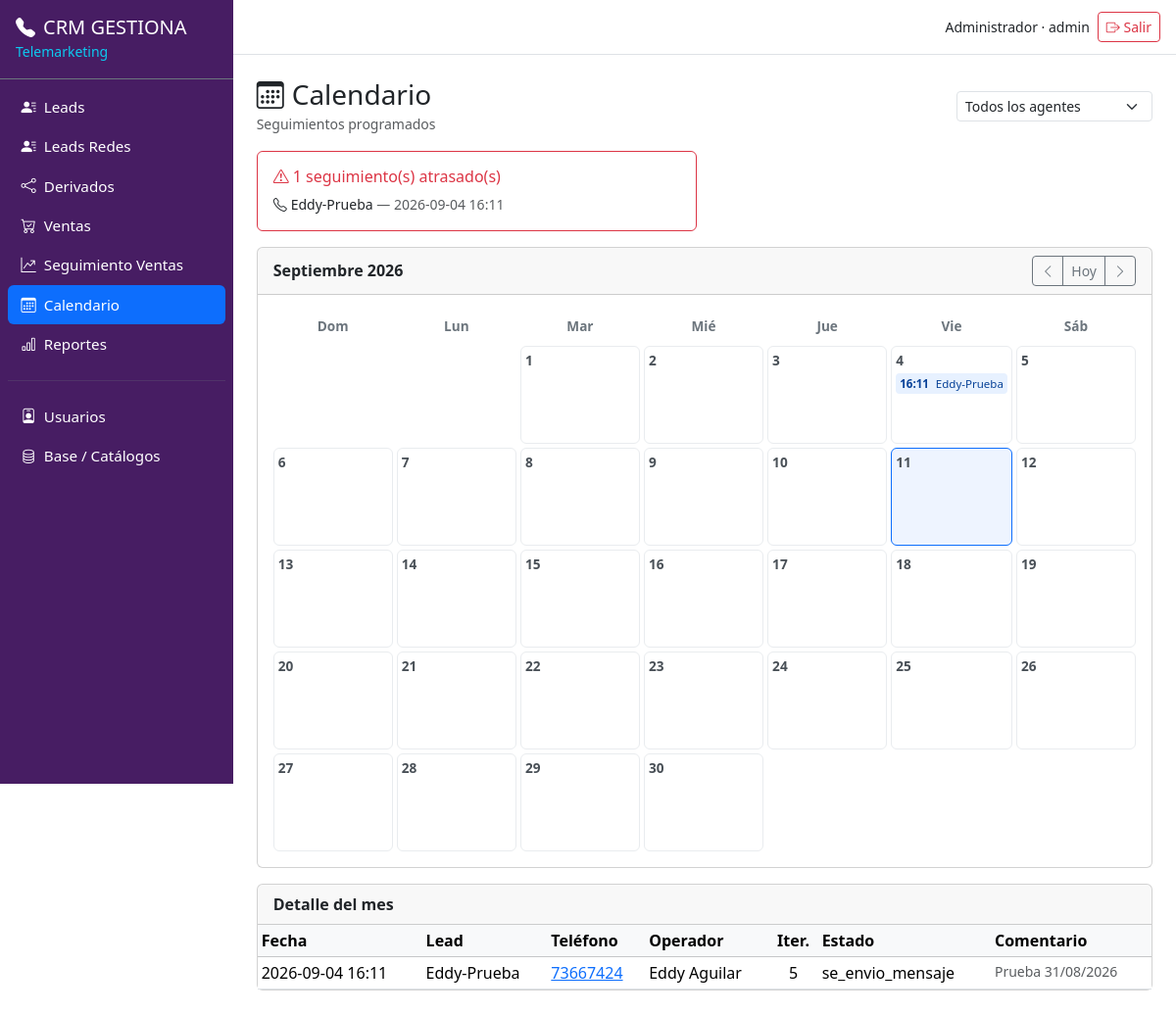
Page /calendario (signed in) on the committed database.
### tables this page shows
CREATE TABLE `profiles` (
  `id` char(36) NOT NULL,
  `user_id` char(36) NOT NULL,
  `nombre` varchar(190) NOT NULL,
  `email` varchar(190) DEFAULT NULL,
  `activo` tinyint(1) NOT NULL DEFAULT '0',
  `created_at` datetime NOT NULL DEFAULT CURRENT_TIMESTAMP,
  `updated_at` datetime NOT NULL DEFAULT CURRENT_TIMESTAMP ON UPDATE CURRENT_TIMESTAMP,
  PRIMARY KEY (`id`),
  UNIQUE KEY `user_id` (`user_id`),
  CONSTRAINT `fk_profile_user` FOREIGN KEY (`user_id`) REFERENCES `users` (`id`) ON DELETE CASCADE
);

CREATE TABLE `seguimientos` (
  `id` char(36) NOT NULL,
  `lead_id` char(36) NOT NULL,
  `iteracion` tinyint NOT NULL,
  `estado` enum('contesto','apagado','colgo','ocupado','no_contesta','no_le_interesa','se_envio_mensaje') NOT NULL,
  `comentario` text,
  `fecha_proximo_contacto` datetime DEFAULT NULL,
  `google_event_id` varchar(120) DEFAULT NULL,
  `created_at` datetime NOT NULL DEFAULT CURRENT_TIMESTAMP,
  PRIMARY KEY (`id`),
  UNIQUE KEY `uq_lead_iter` (`lead_id`,`iteracion`),
  CONSTRAINT `fk_seg_lead` FOREIGN KEY (`lead_id`) REFERENCES `leads` (`id`) ON DELETE CASCADE,
  CONSTRAINT `chk_iter` CHECK ((`iteracion` between 1 and 7))
);

CREATE TABLE `leads` (
  `id` char(36) NOT NULL,
  `nombre` varchar(190) NOT NULL,
  `telefono` varchar(50) DEFAULT NULL,
  `email` varchar(190) DEFAULT NULL,
  `pais` varchar(150) DEFAULT NULL,
  `ciudad` varchar(150) DEFAULT NULL,
  `pais_id` int DEFAULT NULL,
  `empresa_id` char(36) DEFAULT NULL,
  `proyecto_id` char(36) DEFAULT NULL,
  `campana_id` char(36) DEFAULT NULL,
  `canal_id` char(36) DEFAULT NULL,
  `mql_id` char(36) DEFAULT NULL,
  `temperatura` enum('frio','tibio','caliente') NOT NULL DEFAULT 'frio',
  `tipo_pago` varchar(50) DEFAULT NULL,
  `comentario` text,
  `operador_id` char(36) DEFAULT NULL,
  `vendedor_id` char(36) DEFAULT NULL,
  `vendedor_tabla_id` int DEFAULT NULL,
  `agente_id` char(36) DEFAULT NULL,
  `derivado_ventas` tinyint(1) NOT NULL DEFAULT '0',
  `fecha_derivado_ventas` datetime DEFAULT NULL,
  `ejecutivo_ventas` varchar(190) DEFAULT NULL,
  `fecha_lead` date NOT NULL DEFAULT (curdate()),
  `created_at` datetime NOT NULL DEFAULT CURRENT_TIMESTAMP,
  `updated_at` datetime NOT NULL DEFAULT CURRENT_TIMESTAMP ON UPDATE CURRENT_TIMESTAMP,
  PRIMARY KEY (`id`),
  KEY `idx_leads_telefono` (`telefono`),
  KEY `idx_leads_operador` (`operador_id`),
  KEY `idx_leads_fecha_lead` (`fecha_lead`),
  KEY `idx_leads_derivado` (`derivado_ventas`,`fecha_derivado_ventas`),
  KEY `fk_lead_empresa` (`empresa_id`),
  KEY `fk_lead_proyecto` (`proyecto_id`),
  KEY `fk_lead_campana` (`campana_id`),
  KEY `fk_lead_canal` (`canal_id`),
  KEY `fk_lead_mql` (`mql_id`),
  KEY `fk_lead_vendedor` (`vendedor_id`),
  KEY `fk_lead_vendtabla` (`vendedor_tabla_id`),
  KEY `fk_lead_agente` (`agente_id`),
  KEY `fk_lead_pais` (`pais_id`),
  CONSTRAINT `fk_lead_agente` FOREIGN KEY (`agente_id`) REFERENCES `agentes` (`id`) ON DELETE SET NULL,
  CONSTRAINT `fk_lead_campana` FOREIGN KEY (`campana_id`) REFERENCES `campanas` (`id`) ON DELETE SET NULL,
  CONSTRAINT `fk_lead_canal` FOREIGN KEY (`canal_id`) REFERENCES `canales` (`id`) ON DELETE SET NULL,
  CONSTRAINT `fk_lead_empresa` FOREIGN KEY (`empresa_id`) REFERENCES `empresas` (`id`) ON DELETE SET NULL,
  CONSTRAINT `fk_lead_mql` FOREIGN KEY (`mql_id`) REFERENCES `mql_status` (`id`) ON DELETE SET NULL,
  CONSTRAINT `fk_lead_operador` FOREIGN KEY (`operador_id`) REFERENCES `profiles` (`id`) ON DELETE SET NULL,
  CONSTRAINT `fk_lead_pais` FOREIGN KEY (`pais_id`) REFERENCES `paises` (`id`) ON DELETE SET NULL,
  CONSTRAINT `fk_lead_proyecto` FOREIGN KEY (`proyecto_id`) REFERENCES `proyectos` (`id`) ON DELETE SET NULL,
  CONSTRAINT `fk_lead_vendedor` FOREIGN KEY (`vendedor_id`) REFERENCES `profiles` (`id`) ON DELETE SET NULL,
  CONSTRAINT `fk_lead_vendtabla` FOREIGN KEY (`vendedor_tabla_id`) REFERENCES `vendedor` (`id`) ON DELETE SET NULL
);

### public/index.php (called while the page is built, shortened)
<?php
require ROOT_PATH . '/app/core/Helpers.php';
require ROOT_PATH . '/app/core/Database.php';
require ROOT_PATH . '/app/core/Auth.php';
require ROOT_PATH . '/app/core/Controller.php';
require ROOT_PATH . '/app/core/Router.php';
spl_autoload_register(function (string $class): void {
    foreach (['controllers', 'models', 'middleware'] as $dir) {
        $file = ROOT_PATH . "/app/{$dir}/{$class}.php";
        if (is_file($file)) { require $file; return; }
    }
});
$router = new Router();
try {
    $router->dispatch();
} catch (Throwable $e) {
    http_response_code(500);
    if (DEBUG) {
        echo '<pre style="padding:20px;font-family:monospace">'
           . htmlspecialchars($e->getMessage() . "\n\n" . $e->getTraceAsString()) . '</pre>';
    } else {
        echo '<h1>Error interno del servidor</h1>';
    }
}

### app/core/Auth.php (called while the page is built, shortened)
<?php
final class Auth
{
    public static function check(): bool          { return isset($_SESSION['user']); }
    public static function user(): ?array         { return $_SESSION['user'] ?? null; }
    public static function role(): ?string        { return $_SESSION['user']['role'] ?? null; }
}

### app/controllers/CalendarioController.php (called while the page is built, shortened)
<?php
final class CalendarioController extends Controller
{
    public function index(): void
    {
        $role = Auth::role();
        $isAdminSup = in_array($role, ['admin', 'supervisor'], true);
        $monthParam = $_GET['month'] ?? date('Y-m');
        $first = DateTime::createFromFormat('Y-m-d', $monthParam . '-01');
        $start = $first->format('Y-m-d 00:00:00');
        $end   = (clone $first)->modify('last day of this month')->format('Y-m-d 23:59:59');
        $agenteFilter = $_GET['agente'] ?? 'all';
        $agentes = [];
        if ($isAdminSup) {
            $stmt = Database::pdo()->query("SELECT id, nombre FROM profiles ORDER BY nombre");
            $agentes = $stmt->fetchAll();
        }
        $sql = "SELECT s.id, s.lead_id, s.iteracion, s.estado, s.comentario,
                       s.fecha_proximo_contacto,
                       l.nombre AS lead_nombre, l.telefono AS lead_telefono,
                       l.operador_id, po.nombre AS operador_nombre
                FROM seguimientos s
                INNER JOIN leads l ON l.id = s.lead_id
                LEFT JOIN profiles po ON po.id = l.operador_id
                WHERE s.fecha_proximo_contacto IS NOT NULL
                  AND s.fecha_proximo_contacto BETWEEN ? AND ?";
        $params = [$start, $end];
        $sql .= " ORDER BY s.fecha_proximo_contacto ASC";
        $stmt = Database::pdo()->prepare($sql);
        $stmt->execute($params);
        $rows = $stmt->fetchAll();
        $today = date('Y-m-d');
        $byDate = [];
        $todayTasks = [];
        $overdueTasks = [];
        foreach ($rows as $r) {
            $d = substr($r['fecha_proximo_contacto'], 0, 10);
            $byDate[$d][] = $r;
            if ($d === $today) $todayTasks[] = $r;
            elseif ($d < $today) $overdueTasks[] = $r;
        }
        $this->view('calendario/index', [
            'monthParam'    => $monthParam,
            'first'         => $first,
            'byDate'        => $byDate,
            'todayTasks'    => $todayTasks,
            'overdueTasks'  => $overdueTasks,
            'agentes'       => $agentes,
            'agenteFilter'  => $agenteFilter,
            'isAdminSup'    => $isAdminSup,
        ]);
    }
}

### app/config/database.php (called while the page is built)
<?php
return [
    'host'     => '127.0.0.1',
    'port'     => 3306,
    'database' => 'crm_callcenter',
    'username' => 'crm_user',
    'password' => '1234',
    'charset'  => 'utf8mb4',
];

### app/core/Database.php (called while the page is built, shortened)
<?php
final class Database
{
    private static ?PDO $pdo = null;
    public static function pdo(): PDO
    {
        if (self::$pdo === null) {
            $cfg = require ROOT_PATH . '/app/config/database.php';
            $dsn = sprintf(
                'mysql:host=%s;port=%d;dbname=%s;charset=%s',
                $cfg['host'], $cfg['port'], $cfg['database'], $cfg['charset']
            );
            self::$pdo = new PDO($dsn, $cfg['username'], $cfg['password'], [
                PDO::ATTR_ERRMODE            => PDO::ERRMODE_EXCEPTION,
                PDO::ATTR_DEFAULT_FETCH_MODE => PDO::FETCH_ASSOC,
                PDO::ATTR_EMULATE_PREPARES   => false,
            ]);
        }
        return self::$pdo;
    }
}

### app/core/Controller.php (called while the page is built, shortened)
<?php
abstract class Controller
{
    protected function view(string $view, array $data = [], string $layout = 'layout/main'): void
    {
        extract($data, EXTR_SKIP);
        $__view = ROOT_PATH . '/app/views/' . $view . '.php';
        $__layout = ROOT_PATH . '/app/views/' . $layout . '.php';
        require $__view;
        require $__layout;
    }
}

### app/core/Helpers.php (called while the page is built, shortened)
<?php
final class Helpers
{
    public static function url(string $path = ''): string
    {
        return rtrim(BASE_URL, '/') . '/' . ltrim($path, '/');
    }
    public static function e($v): string
    {
        return htmlspecialchars((string)($v ?? ''), ENT_QUOTES | ENT_SUBSTITUTE, 'UTF-8');
    }
    public static function flash(string $key, ?string $value = null): ?string
    {
        $v = $_SESSION['_flash'][$key] ?? null;
        return $v;
    }
}

### app/views/calendario/index.php (the view, shortened to what this page needs)
<?php
$mesesEs = [1=>'Enero','Febrero','Marzo','Abril','Mayo','Junio','Julio','Agosto','Septiembre','Octubre','Noviembre','Diciembre'];
$diasEs  = ['Dom','Lun','Mar','Mié','Jue','Vie','Sáb'];
$year  = (int)$first->format('Y');
$month = (int)$first->format('n');
$daysInMonth = (int)$first->format('t');
$firstDow    = (int)$first->format('w');
$prev = (clone $first)->modify('-1 month')->format('Y-m');
$next = (clone $first)->modify('+1 month')->format('Y-m');
$curr = date('Y-m');
$today = date('Y-m-d');
$qs = function(array $extra) use ($agenteFilter) {
    $base = ['agente' => $agenteFilter];
    return http_build_query(array_merge($base, $extra));
};
?>
<div class="d-flex flex-wrap align-items-center justify-content-between gap-2 mb-3">
  <div>
    <h3 class="mb-0"><i class="bi bi-calendar3 me-2"></i>Calendario</h3>
    <small class="text-muted">Seguimientos programados</small>
  </div>
  <?php if ($isAdminSup): ?>
    <form method="get" class="d-flex gap-2">
      <select name="agente" class="form-select form-select-sm" onchange="this.form.submit()">
        <option value="all" <?= $agenteFilter==='all'?'selected':'' ?>>Todos los agentes</option>
      </select>
    </form>
  <?php endif; ?>
</div>
<div class="row g-3 mb-3">
  <?php if (!empty($overdueTasks)): ?>
    <div class="col-md-6">
      <div class="card border-danger">
        <div class="card-body">
          <h6 class="card-title text-danger mb-2">
            <i class="bi bi-exclamation-triangle me-1"></i><?= count($overdueTasks) ?> seguimiento(s) atrasado(s)
          </h6>
          <ul class="list-unstyled mb-0 small">
            <?php foreach (array_slice($overdueTasks, 0, 5) as $t): ?>
              <li><i class="bi bi-telephone me-1"></i><?= Helpers::e($t['lead_nombre']) ?>
                <span class="text-muted">— <?= Helpers::e(substr($t['fecha_proximo_contacto'], 0, 16)) ?></span>
              </li>
            <?php endforeach; ?>
          </ul>
        </div>
      </div>
    </div>
  <?php endif; ?>
</div>
<div class="card">
  <div class="card-header d-flex align-items-center justify-content-between">
    <strong><?= $mesesEs[$month] ?> <?= $year ?></strong>
    <div class="btn-group btn-group-sm">
      <a class="btn btn-outline-secondary" href="?<?= $qs(['month'=>$prev]) ?>"><i class="bi bi-chevron-left"></i></a>
      <a class="btn btn-outline-secondary" href="?<?= $qs(['month'=>$curr]) ?>">Hoy</a>
      <a class="btn btn-outline-secondary" href="?<?= $qs(['month'=>$next]) ?>"><i class="bi bi-chevron-right"></i></a>
    </div>
  </div>
  <div class="card-body">
    <div class="cal-grid">
      <?php foreach ($diasEs as $d): ?>
        <div class="cal-head"><?= $d ?></div>
      <?php endforeach; ?>
      <?php for ($i = 0; $i < $firstDow; $i++): ?>
        <div class="cal-cell empty"></div>
      <?php endfor; ?>
      <?php for ($day = 1; $day <= $daysInMonth; $day++):
        $dateKey = sprintf('%04d-%02d-%02d', $year, $month, $day);
        $items = $byDate[$dateKey] ?? [];
        $isToday = $dateKey === $today;
      ?>
        <div class="cal-cell <?= $isToday ? 'today' : '' ?>">
          <div class="cal-day"><?= $day ?></div>
          <?php foreach (array_slice($items, 0, 3) as $it): ?>
            <div class="cal-event" title="<?= Helpers::e($it['lead_nombre']) ?> · Iter <?= (int)$it['iteracion'] ?>">
              <span class="cal-time"><?= Helpers::e(substr($it['fecha_proximo_contacto'], 11, 5)) ?></span>
              <span class="cal-name"><?= Helpers::e($it['lead_nombre']) ?></span>
            </div>
          <?php endforeach; ?>
        </div>
      <?php endfor; ?>
    </div>
  </div>
</div>
<div class="card mt-3">
  <div class="card-header"><strong>Detalle del mes</strong></div>
  <div class="card-body p-0">
    <div class="table-responsive">
      <table class="table table-sm mb-0">
        <thead class="table-light">
          <tr>
            <th>Fecha</th><th>Lead</th><th>Teléfono</th><th>Operador</th>
            <th class="text-center">Iter.</th><th>Estado</th><th>Comentario</th>
          </tr>
        </thead>
        <tbody>
        <?php
          $flat = [];
          foreach ($byDate as $arr) foreach ($arr as $r) $flat[] = $r;
          usort($flat, fn($a,$b)=>strcmp($a['fecha_proximo_contacto'],$b['fecha_proximo_contacto']));
        ?>
        <?php if (empty($flat)): ?>
          <tr><td colspan="7" class="text-center text-muted py-3">Sin seguimientos programados este mes.</td></tr>
        <?php else: foreach ($flat as $r): ?>
          <tr>
            <td><?= Helpers::e(substr($r['fecha_proximo_contacto'], 0, 16)) ?></td>
            <td><?= Helpers::e($r['lead_nombre']) ?></td>
            <td>
              <?php if (!empty($r['lead_telefono'])): ?>
                <a href="tel:<?= Helpers::e($r['lead_telefono']) ?>"><?= Helpers::e($r['lead_telefono']) ?></a>
              <?php else: ?><span class="text-muted">-</span><?php endif; ?>
            </td>
            <td><?= Helpers::e($r['operador_nombre'] ?? '-') ?></td>
            <td class="text-center"><?= (int)$r['iteracion'] ?></td>
            <td><?= Helpers::e($r['estado']) ?></td>
            <td class="text-muted small"><?= Helpers::e($r['comentario'] ?? '') ?></td>
          </tr>
        <?php endforeach; endif; ?>
        </tbody>
      </table>
    </div>
  </div>
</div>

### app/core/Router.php (shortened to what this page needs)
<?php
final class Router
{
    private array $routes = [];
    private function add(string $method, string $path, $handler, array $mw): void
    {
        $this->routes[] = compact('method', 'pattern', 'handler') + ['middleware' => $mw];
    }
    public function dispatch(): void
    {
        $method = $_SERVER['REQUEST_METHOD'] ?? 'GET';
        $uri    = parse_url($_SERVER['REQUEST_URI'] ?? '/', PHP_URL_PATH) ?? '/';
        $basePath = rtrim(parse_url(BASE_URL, PHP_URL_PATH) ?? '', '/');
        if ($basePath !== '' && strpos($uri, $basePath) === 0) {
            $uri = substr($uri, strlen($basePath));
        }
        $uri = '/' . ltrim($uri, '/');
        foreach ($this->routes as $r) {
            if ($r['method'] !== $method) continue;
            if (!preg_match($r['pattern'], $uri, $m)) continue;
            $params = array_filter($m, 'is_string', ARRAY_FILTER_USE_KEY);
            [$class, $action] = is_array($r['handler']) ? $r['handler'] : [null, $r['handler']];
            if ($class) {
                $obj = new $class();
                echo $obj->$action(...array_values($params));
            } else {
                echo call_user_func_array($r['handler'], array_values($params));
            }
            return;
        }
    }
}

### app/views/layout/topbar.php (shortened to what this page needs)
<header class="app-topbar bg-white border-bottom d-flex align-items-center px-3">
  <div class="ms-auto d-flex align-items-center gap-2">
    <small class="text-dark"><?= Helpers::e(Auth::user()['nombre'] ?? '') ?> · <?= Helpers::e($role ?? '') ?></small>
    <form method="post" action="<?= Helpers::url('/logout') ?>" class="m-0">
      <button class="btn btn-sm btn-outline-danger" type="submit"><i class="bi bi-box-arrow-right"></i> Salir</button>
    </form>
  </div>
</header>

### rows in the picture
profiles: nombre "Administrador"
seguimientos: lead.nombre "Eddy-Prueba", fecha_proximo_contacto "2026-09-04 16:11", fecha_proximo_contacto "16:11", lead.telefono "73667424", profiles.nombre "Eddy Aguilar", iteracion "5", estado "se_envio_mensaje", comentario "Prueba 31/08/2026"

### other values in the picture
count($overdueTasks) "1"
$d "Dom"
$d "Lun"
$d "Mar"
$d "Mié"
$d "Jue"
$d "Vie"
$d "Sáb"
